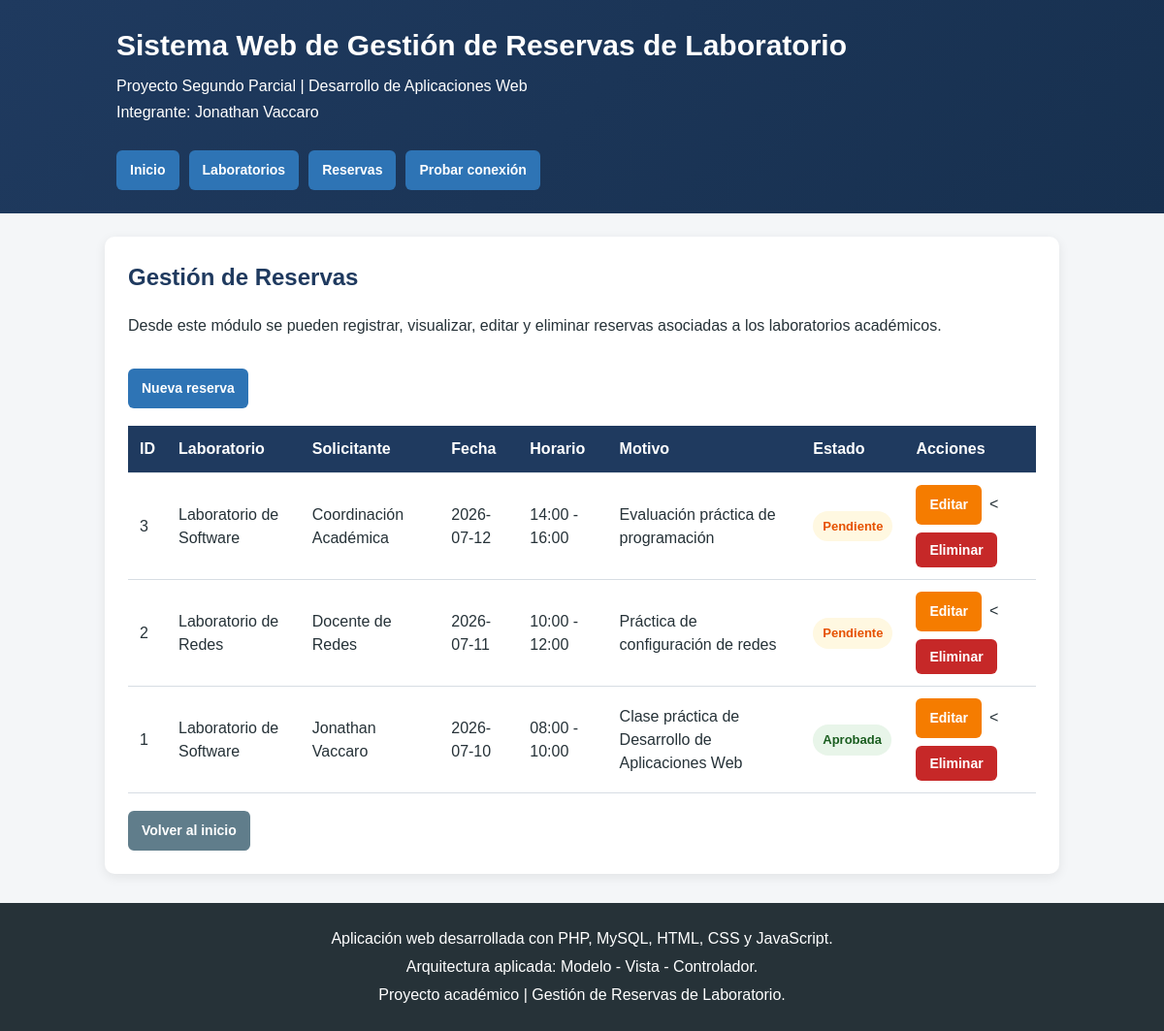
The app's page /index.php?controller=reservas&action=index with its own data.
### tables this page shows
CREATE TABLE reservas (
    id INT AUTO_INCREMENT PRIMARY KEY,
    laboratorio_id INT NOT NULL,
    solicitante VARCHAR(120) NOT NULL,
    fecha_reserva DATE NOT NULL,
    hora_inicio TIME NOT NULL,
    hora_fin TIME NOT NULL,
    motivo TEXT NOT NULL,
    estado ENUM('Pendiente', 'Aprobada', 'Cancelada') NOT NULL DEFAULT 'Pendiente',
    fecha_creacion TIMESTAMP DEFAULT CURRENT_TIMESTAMP,
    fecha_actualizacion TIMESTAMP DEFAULT CURRENT_TIMESTAMP ON UPDATE CURRENT_TIMESTAMP,

    CONSTRAINT fk_reservas_laboratorios
        FOREIGN KEY (laboratorio_id)
        REFERENCES laboratorios(id)
        ON UPDATE CASCADE
        ON DELETE RESTRICT
);

CREATE TABLE laboratorios (
    id INT AUTO_INCREMENT PRIMARY KEY,
    nombre VARCHAR(100) NOT NULL,
    ubicacion VARCHAR(150) NOT NULL,
    capacidad INT NOT NULL,
    estado ENUM('Disponible', 'Mantenimiento', 'Inactivo') NOT NULL DEFAULT 'Disponible',
    fecha_creacion TIMESTAMP DEFAULT CURRENT_TIMESTAMP,
    fecha_actualizacion TIMESTAMP DEFAULT CURRENT_TIMESTAMP ON UPDATE CURRENT_TIMESTAMP
);

### app/controllers/ReservaController.php (called while the page is built, shortened)
<?php
require_once __DIR__ . "/../models/Reserva.php";
class ReservaController
{
    private Reserva $modelo;
    public function __construct()
    {
        $this->modelo = new Reserva();
    }
    public function index(): void
    {
        $reservas = $this->modelo->listar();
        cargarVista("reservas/index", [
            "titulo" => "Gestión de Reservas",
            "reservas" => $reservas
        ]);
    }
}

### config/conexion.php (called while the page is built, shortened)
<?php
class Conexion
{
    private static string $host = "127.0.0.1";
    private static string $baseDatos = "bd_reservas_laboratorio";
    private static string $usuario = "root";
    private static string $clave = "";
    private static int $puerto = 3307;
    public static function conectar(): mysqli
    {
        $conexion = new mysqli(
            self::$host,
            self::$usuario,
            self::$clave,
            self::$baseDatos,
            self::$puerto
        );
        $conexion->set_charset("utf8mb4");
        return $conexion;
    }
}

### app/models/Reserva.php (called while the page is built, shortened)
<?php
require_once __DIR__ . "/../../config/conexion.php";
class Reserva
{
    private mysqli $conexion;
    public function __construct()
    {
        $this->conexion = Conexion::conectar();
    }
    public function listar(): array
    {
        $sql = "SELECT
                    reservas.id,
                    reservas.laboratorio_id,
                    laboratorios.nombre AS laboratorio,
                    reservas.solicitante,
                    reservas.fecha_reserva,
                    reservas.hora_inicio,
                    reservas.hora_fin,
                    reservas.motivo,
                    reservas.estado,
                    reservas.fecha_creacion
                FROM reservas
                INNER JOIN laboratorios
                    ON reservas.laboratorio_id = laboratorios.id
                ORDER BY reservas.fecha_reserva DESC, reservas.hora_inicio DESC";
        $resultado = $this->conexion->query($sql);
        return $resultado->fetch_all(MYSQLI_ASSOC);
    }
}

### app/views/reservas/index.php (the view, shortened to what this page needs)
<section class="tarjeta">
    <div class="encabezado-seccion">
        <div>
            <h2>Gestión de Reservas</h2>
            <p>
                Desde este módulo se pueden registrar, visualizar, editar y eliminar
                reservas asociadas a los laboratorios académicos.
            </p>
        </div>
        <a class="boton" href="index.php?controller=reservas&action=crear">
            Nueva reserva
        </a>
    </div>
    <?php if (empty($reservas)): ?>
        <div class="alerta error">
            No existen reservas registradas.
        </div>
    <?php else: ?>
        <div class="tabla-contenedor">
            <table class="tabla-datos">
                <thead>
                    <tr>
                        <th>ID</th>
                        <th>Laboratorio</th>
                        <th>Solicitante</th>
                        <th>Fecha</th>
                        <th>Horario</th>
                        <th>Motivo</th>
                        <th>Estado</th>
                        <th>Acciones</th>
                    </tr>
                </thead>
                <tbody>
                    <?php foreach ($reservas as $reserva): ?>
                        <?php
                            $estadoClase = strtolower($reserva["estado"]);
                            $horaInicio = substr($reserva["hora_inicio"], 0, 5);
                            $horaFin = substr($reserva["hora_fin"], 0, 5);
                        ?>
                        <tr>
                            <td><?= htmlspecialchars($reserva["id"]) ?></td>
                            <td><?= htmlspecialchars($reserva["laboratorio"]) ?></td>
                            <td><?= htmlspecialchars($reserva["solicitante"]) ?></td>
                            <td><?= htmlspecialchars($reserva["fecha_reserva"]) ?></td>
                            <td>
                                <?= htmlspecialchars($horaInicio) ?>
                                -
                                <?= htmlspecialchars($horaFin) ?>
                            </td>
                            <td><?= htmlspecialchars($reserva["motivo"]) ?></td>
                            <td>
                                <span class="estado estado-<?= htmlspecialchars($estadoClase) ?>">
                                    <?= htmlspecialchars($reserva["estado"]) ?>
                                </span>
                            </td>
                            <td class="acciones-tabla">
                                <a class="boton boton-editar"
                                   href="index.php?controller=reservas&action=editar&id=<?= urlencode($reserva["id"]) ?>">
                                    Editar
                                </a>
                                <<form method="POST"
                                    action="index.php?controller=reservas&action=eliminar"
                                    class="form-eliminar"
                                    onsubmit="return confirm('¿Está seguro de eliminar esta reserva?');">
                                    <button type="submit" class="boton boton-eliminar">
                                        Eliminar
                                    </button>
                                </form>
                            </td>
                        </tr>
                    <?php endforeach; ?>
                </tbody>
            </table>
        </div>
    <?php endif; ?>
    <a class="boton boton-secundario" href="index.php">Volver al inicio</a>
</section>

### public/index.php (shortened to what this page needs)
<?php
require_once __DIR__ . "/../config/conexion.php";
$controller = $_GET["controller"] ?? "inicio";
$action = $_GET["action"] ?? "index";
function cargarVista(string $vista, array $datos = []): void
{
    extract($datos);
    require __DIR__ . "/../app/views/layout/header.php";
    require __DIR__ . "/../app/views/" . $vista . ".php";
    require __DIR__ . "/../app/views/layout/footer.php";
}
switch ($controller) {
    case "reservas":
    require_once __DIR__ . "/../app/controllers/ReservaController.php";
    $reservaController = new ReservaController();
    $accionesPermitidas = [
        "index",
        "crear",
        "guardar",
        "editar",
        "actualizar",
        "eliminar"
    ];
    if (in_array($action, $accionesPermitidas, true)) {
        $reservaController->$action();
        break;
    }
    break;
}

### app/views/layout/header.php (shortened to what this page needs)
<!DOCTYPE html>
<html lang="es">
<head>
    <link rel="stylesheet" href="css/estilos.css">
</head>
<body>
<header class="encabezado">
    <div class="encabezado-contenido">
        <div class="marca">
            <h1>Sistema Web de Gestión de Reservas de Laboratorio</h1>
            <p>Proyecto Segundo Parcial | Desarrollo de Aplicaciones Web</p>
            <p>Integrante: Jonathan Vaccaro</p>
        </div>
        <nav class="menu">
            <a href="index.php">Inicio</a>
            <a href="index.php?controller=laboratorios&action=index">Laboratorios</a>
            <a href="index.php?controller=reservas&action=index">Reservas</a>
            <a href="index.php?controller=inicio&action=probarConexion">Probar conexión</a>
        </nav>
    </div>
</header>
<main class="contenedor">

### app/views/layout/footer.php (shortened to what this page needs)
</main>
<footer class="pie">
    <p>
        Aplicación web desarrollada con PHP, MySQL, HTML, CSS y JavaScript.
    </p>
    <p>
        Arquitectura aplicada: Modelo - Vista - Controlador.
    </p>
    <p>
        Proyecto académico | Gestión de Reservas de Laboratorio.
    </p>
</footer>
</body>
</html>

### public/css/estilos.css (style rules this page uses)
* { box-sizing: border-box; }
body { margin: 0; font-family: Arial, Helvetica, sans-serif; background: #f4f6f8; color: #263238; line-height: 1.5; }
.encabezado { background: linear-gradient(135deg, #1f3a5f, #17304f); color: white; padding: 24px 10%; }
.encabezado-contenido { display: flex; justify-content: space-between; gap: 24px; align-items: center; flex-wrap: wrap; }
.marca h1 { margin: 0 0 8px 0; font-size: 30px; }
.marca p { margin: 3px 0; }
.menu { display: flex; gap: 10px; flex-wrap: wrap; }
.menu a, .boton, button { display: inline-block; background: #2e74b5; color: white; border: none; text-decoration: none; padding: 10px 14px; border-radius: 6px; cursor: pointer; font-weight: bold; font-size: 14px; transition: background 0.2s ease, transform 0.1s ease; }
.boton-secundario { background: #607d8b; }
.contenedor { width: 82%; max-width: 1180px; margin: 24px auto; }
.tarjeta { background: white; margin-bottom: 20px; padding: 24px; border-radius: 10px; box-shadow: 0 3px 12px rgba(0,0,0,0.08); }
.encabezado-seccion { display: flex; justify-content: space-between; gap: 16px; align-items: center; flex-wrap: wrap; }
.encabezado-seccion h2 { margin-top: 0; color: #1f3a5f; }
.tabla-contenedor { width: 100%; overflow-x: auto; margin: 18px 0; }
.tabla-datos { width: 100%; border-collapse: collapse; background: white; }
.tabla-datos th, .tabla-datos td { padding: 12px; border-bottom: 1px solid #d7dde3; text-align: left; vertical-align: middle; }
.tabla-datos th { background: #1f3a5f; color: white; }
.acciones-tabla { display: flex; gap: 8px; flex-wrap: wrap; align-items: center; }
.boton-editar { background: #f57c00; }
.boton-eliminar { background: #c62828; }
.estado { display: inline-block; padding: 6px 10px; border-radius: 20px; font-size: 13px; font-weight: bold; }
.estado-pendiente { background: #fff8e1; color: #e65100; }
.estado-aprobada { background: #e8f5e9; color: #1b5e20; }
.form-eliminar { margin: 0; display: inline; }
.form-eliminar button { font-family: Arial, Helvetica, sans-serif; }
.pie { background: #263238; color: white; text-align: center; padding: 20px; margin-top: 30px; }
.pie p { margin: 5px 0; }

### records on screen
reservas: id "3", laboratorio.nombre "Laboratorio de Software", solicitante "Coordinación Académica", fecha_reserva "2026-07-12", hora_inicio "14:00", hora_fin "16:00", motivo "Evaluación práctica de programación", estado "Pendiente"
reservas: id "2", laboratorio.nombre "Laboratorio de Redes", solicitante "Docente de Redes", fecha_reserva "2026-07-11", hora_inicio "10:00", hora_fin "12:00", motivo "Práctica de configuración de redes", estado "Pendiente"
reservas: id "1", laboratorio.nombre "Laboratorio de Software", solicitante "Jonathan Vaccaro", fecha_reserva "2026-07-10", hora_inicio "08:00", hora_fin "10:00", motivo "Clase práctica de Desarrollo de Aplicaciones Web", estado "Aprobada"
